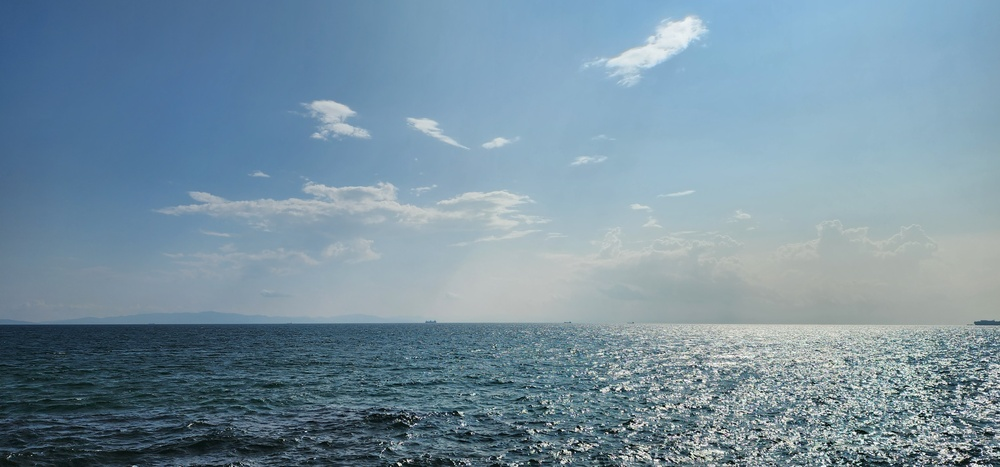
#> input picture image/image1.jpg, 1000 x 467 px, shrunk from 3917 x 1829 before the run, found by its file name
$ python opencv_picture.py
#> lines starting #> are read from the running program, lines starting #| are printed output that depends on the picture; after the words box and inside, x2 and y2 are one past the last pixel; in counts of white or black regions, pixels touching at a corner belong together
import os
import cv2

img1_path = 'image/image1.jpg'
img2_path = 'image/image2.jpg'
output_path = 'output/python_output.jpg'

img1 = cv2.imread(img1_path, cv2.IMREAD_GRAYSCALE)
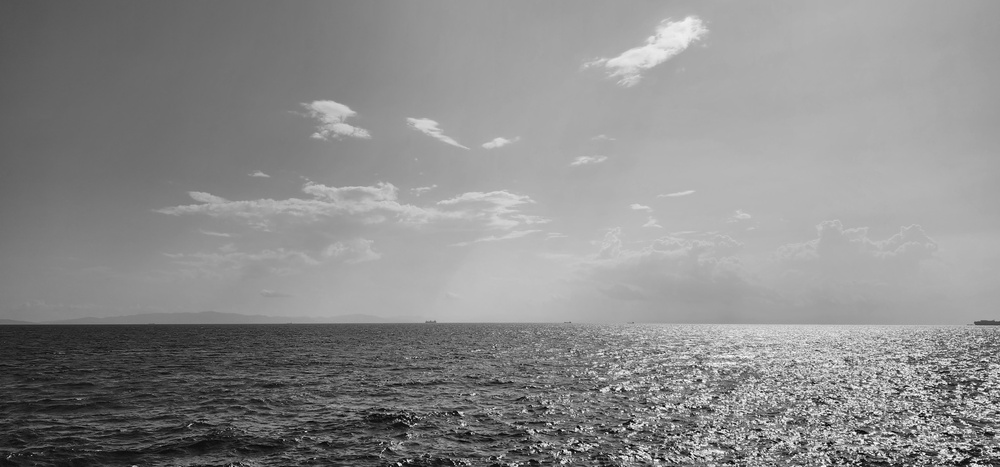
#> img1: shape (467, 1000); min 0, max 255, mean 139.2
img2 = cv2.imread(img2_path, cv2.IMREAD_GRAYSCALE)
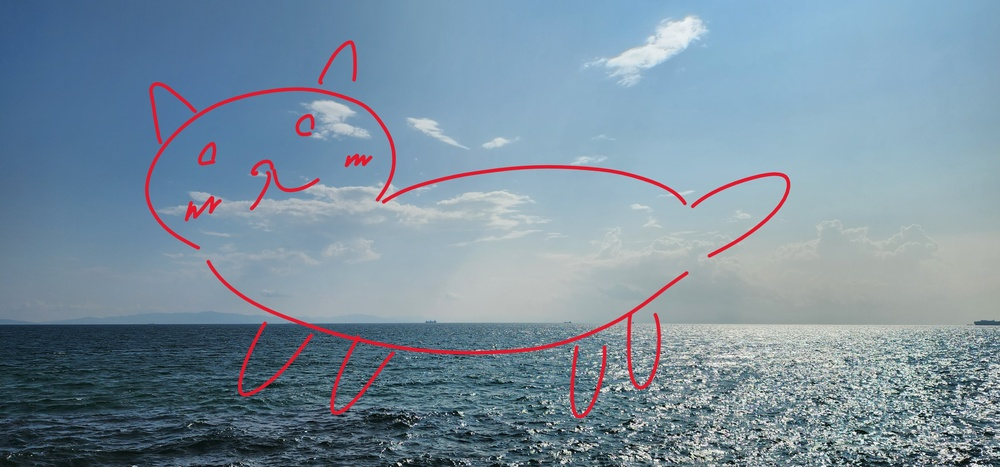
#> input picture image/image2.jpg, 1000 x 467 px, shrunk from 3917 x 1829 before the run, found by its file name
#> img2: shape (467, 1000); min 0, max 255, mean 138.2

if img1 is None or img2 is None:
    print("Cannot read image file.")
    exit()

# 差分画像を計算
diff = cv2.absdiff(img1, img2)
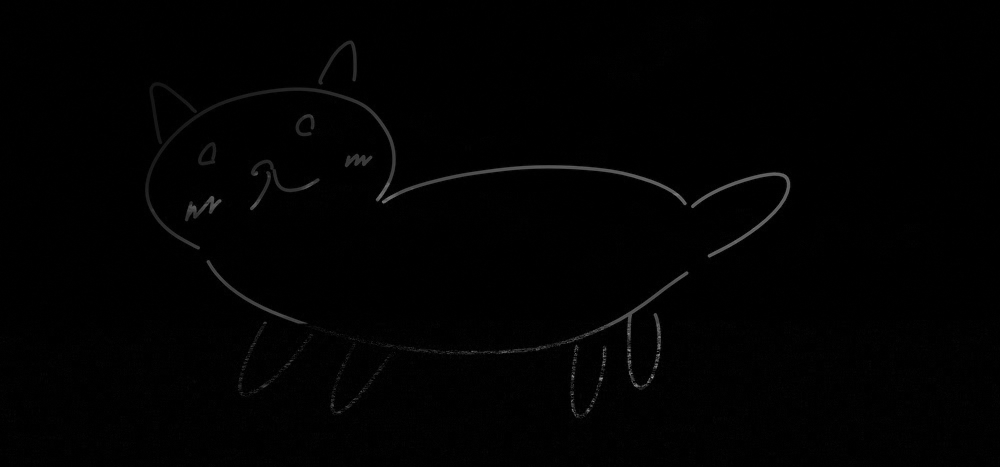
#> diff: shape (467, 1000); min 0, max 167, mean 1.7

# 差分画像を閾値処理 (見やすくするため)
_, thresh = cv2.threshold(diff, 10, 255, cv2.THRESH_BINARY)
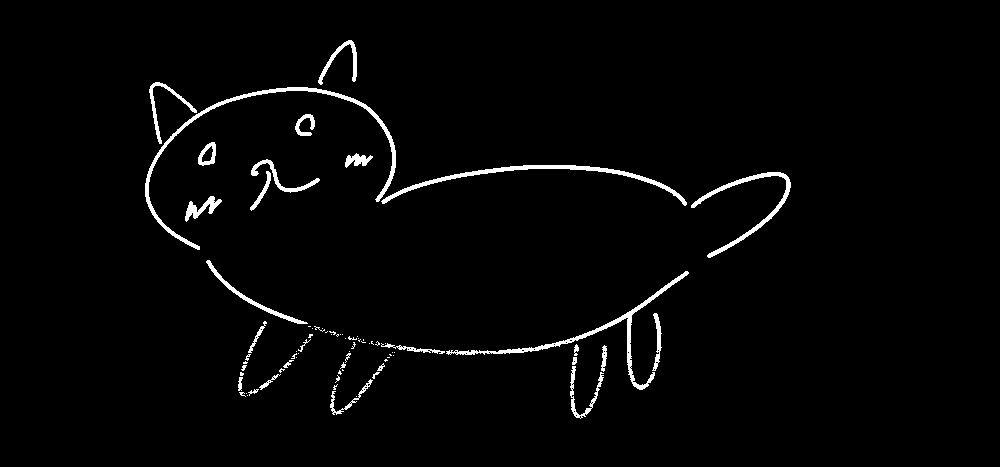
#> thresh: shape (467, 1000); 2.2% white; 77 white regions (47 under 20 px), largest, box (x1, y1, x2, y2) and area: (145, 87, 396, 250) 1808, (446, 271, 689, 390) 1400, (381, 165, 687, 206) 1356

# 差分画像を保存
cv2.imwrite(output_path, thresh)

print(f"Image processing is successfully done. Output image is saved as '{output_path}'.")
